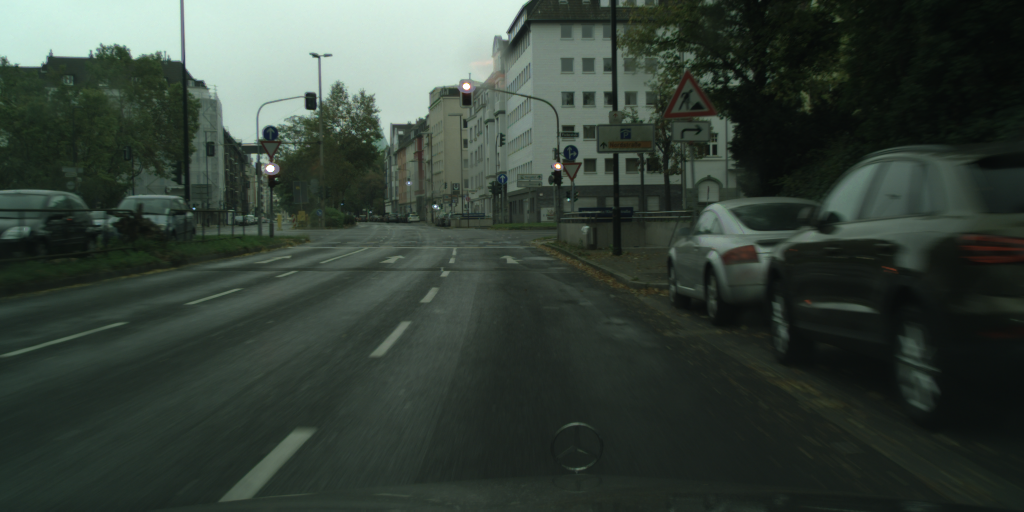
#> input picture phase_I/data/dusseldorf_000049_000024_leftImg8bit.png, 2048 x 1024 px (shown at 1/2 size); its folder holds only this picture in this run
$ python run_attention.py --image data/dusseldorf_000049_000024_leftImg8bit.png --dir data
#> lines starting #> are read from the running program, lines starting #| are printed output that depends on the picture; after the words box and inside, x2 and y2 are one past the last pixel; in counts of white or black regions, pixels touching at a corner belong together
#> in test_find_tfl_lights, image is the input picture: shape (1024, 2048, 3); mean R, G, B 53.7, 64.6, 56.4
try:
    print("Elementary imports: ")
    import os
    import json
    import glob
    import argparse

    print("numpy/scipy imports:")
    import numpy as np
    from scipy import signal as sg
    import scipy.ndimage as ndimage
    from scipy.ndimage.filters import maximum_filter

    print("PIL imports:")
    from PIL import Image

    print("matplotlib imports:")
    import matplotlib.pyplot as plt

except ImportError:
    print("Need to fix the installation")
    raise

print("All imports okay. Yay!")


def non_max_suppression(dim, result, c_image, color):

    x = []
    y = []
    image_height, image_width = result.shape[:2]

    for i in range(0, image_height - dim, dim):
        for j in range(0, image_width - dim, dim):
            index = np.argmax(result[i:i + dim, j:j + dim])
            a = np.amax(result[i:i + dim, j:j + dim])

            if a > 80:
                x.append(index // dim + i)
                y.append(index % dim + j)
                c_image[index // dim + i, index % dim + j] = color

    return x, y


def get_tfl_lights(color_img, filter_kernel, c_image, dim, color):

    grad = sg.convolve2d(color_img, filter_kernel, boundary='symm', mode='same')
    result = ndimage.maximum_filter(grad, size=5)
    x_coord, y_coord = non_max_suppression(dim, result, c_image, color)

    return x_coord, y_coord


def print_picture(im_green, c_image, result, grad):

    fig, (ax_orig, ax_mag, ax_ang) = plt.subplots(3, 1, figsize=(12, 30))
    ax_orig.imshow(im_green)
    ax_orig.set_title('Original')
    ax_orig.set_axis_off()
    ax_mag.imshow(np.absolute(grad))
    ax_mag.set_title('Gradient magnitude')
    ax_mag.set_axis_off()
    ax_ang.imshow(np.absolute(result))
    ax_ang.set_title('Gradient orientation')
    ax_ang.set_axis_off()
    fig.show()
    fig, (max_mag) = plt.subplots(1, 1, figsize=(6, 15))
    max_mag.set_axis_off()
    max_mag.imshow(np.absolute(c_image))
    fig.show()


def get_kernel():

    kernel = np.array([[-2 / 324, -2 / 324, -2 / 324, -2 / 324, -2 / 324, -2 / 324, -2 / 324, -2 / 324, -2 / 324, -2 / 324, -2 / 324, -2 / 324, -2 / 324, -2 / 324, -2 / 324, -2/324, -2/324, -2/324],
                       [-2 / 324, -2 / 324, -1 / 324, -1 / 324, -1 / 324, -1 / 324, -1 / 324, -1 / 324, -1 / 324, -1 / 324, -1 / 324, -1 / 324, -1 / 324, -1 / 324, -1 / 324, -1/324, -2/324, -2/324],
                       [-2 / 324, -1 / 324, -1 / 324, -1 / 324, -1 / 324, -1 / 324, -1 / 324, -1 / 324, -1 / 324, -1 / 324, -1 / 324, -1 / 324, -1 / 324, -1 / 324, -1 / 324, -1/324, -1/324, -2/324],
                       [-2 / 324, -1 / 324, -1 / 324, -1 / 324, -1 / 324, -1 / 324, -1 / 324, -1 / 324, -1 / 324, -1 / 324, -1 / 324, -1 / 324, -1 / 324, -1 / 324, -1 / 324, -1/324, -1/324, -2/324],
                       [-2 / 324, -1 / 324, -1 / 324, -1 / 324, -1 / 324, -2 / 324, -2 / 324, -1 / 324, -1 / 324, -1 / 324, -1 / 324, -1 / 324, -2 / 324, -1 / 324, -1 / 324, -1/324, -1/324, -2/324],
                       [-2 / 324, -1 / 324, -1 / 324, -1 / 324, -1 / 324, -2 / 324, -2 / 324, -2 / 324, -2 / 324, -2 / 324, -2 / 324, -2 / 324, -2 / 324, -1 / 324, -1 / 324, -1/324, -1/324, -2/324],
                       [-2 / 324, -1 / 324, -1 / 324, -1 / 324, -1 / 324, -2 / 324, 11 / 324, 11 / 324, 11 / 324, 11 / 324, 11 / 324, 11 / 324, -2 / 324, -1 / 324, -1 / 324, -1/324, -1/324, -2/324],
                       [-2 / 324, -1 / 324, -1 / 324, -1 / 324, -1 / 324, -2 / 324, 11 / 324, 11 / 324, 11 / 324, 11 / 324, 11 / 324, 11 / 324, -2 / 324, -1 / 324, -1 / 324, -1/324, -1/324, -2/324],
                       [-2 / 324, -1 / 324, -1 / 324, -1 / 324, -1 / 324, -2 / 324, 11 / 324, 11 / 324, 11 / 324, 11 / 324, 11 / 324, 11 / 324, -2 / 324, -1 / 324, -1 / 324, -1/324, -1/324, -2/324],
                       [-2 / 324, -1 / 324, -1 / 324, -1 / 324, -1 / 324, -2 / 324, 11 / 324, 11 / 324, 11 / 324, 11 / 324, 11 / 324, 11 / 324, -2 / 324, -1 / 324, -1 / 324, -1/324, -1/324, -2/324],
                       [-2 / 324, -1 / 324, -1 / 324, -1 / 324, -1 / 324, -2 / 324, 11 / 324, 11 / 324, 11 / 324, 11 / 324, 11 / 324, 11 / 324, -2 / 324, -1 / 324, -1 / 324, -1/324, -1/324, -2/324],
                       [-2 / 324, -1 / 324, -1 / 324, -1 / 324, -1 / 324, -2 / 324, 11 / 324, 11 / 324, 11 / 324, 11 / 324, 11 / 324, 11 / 324, -2 / 324, -1 / 324, -1 / 324, -1/324, -1/324, -2/324],
                       [-2 / 324, -1 / 324, -1 / 324, -1 / 324, -1 / 324, -2 / 324, -2 / 324, -2 / 324, -2 / 324, -2 / 324, -2 / 324, -2 / 324, -2 / 324, -1 / 324, -1 / 324, -1/324, -1/324, -2/324],
                       [-2 / 324, -1 / 324, -1 / 324, -1 / 324, -1 / 324, -2 / 324, -2 / 324, -1 / 324, -1 / 324, -1 / 324, -1 / 324, -2 / 324, -2 / 324, -1 / 324, -1 / 324, -1/324, -1/324, -2/324],
                       [-2 / 324, -1 / 324, -1 / 324, -1 / 324, -1 / 324, -1 / 324, -1 / 324, -1 / 324, -1 / 324, -1 / 324, -1 / 324, -1 / 324, -1 / 324, -1 / 324, -1 / 324, -1/324, -1/324, -2/324],
                       [-2 / 324, -1 / 324, -1 / 324, -1 / 324, -1 / 324, -1 / 324, -1 / 324, -1 / 324, -1 / 324, -1 / 324, -1 / 324, -1 / 324, -1 / 324, -1 / 324, -1 / 324, -1/324, -1/324, -2/324],
                       [-2 / 324, -2 / 324, -1 / 324, -1 / 324, -1 / 324, -1 / 324, -1 / 324, -1 / 324, -1 / 324, -1 / 324, -1 / 324, -1 / 324, -1 / 324, -1 / 324, -1 / 324, -1/324, -2/324, -2/324],
                       [-2 / 324, -2 / 324, -2 / 324, -2 / 324, -2 / 324, -2 / 324, -2 / 324, -2 / 324, -2 / 324, -2 / 324, -2 / 324, -2 / 324, -2 / 324, -2 / 324, -2 / 324, -2/324, -2/324, -2/324]])  # Gx + j*Gy
    return kernel


def find_tfl_lights(c_image: np.ndarray, **kwargs):
    """
    Detect candidates for TFL lights. Use c_image, kwargs and you imagination to implement
    :param c_image: The image itself as np.uint8, shape of (H, W, 3)
    :param kwargs: Whatever config you want to pass in here
    :return: 4-tuple of x_red, y_red, x_green, y_green
    """

    red_img = c_image[:, :, 0]
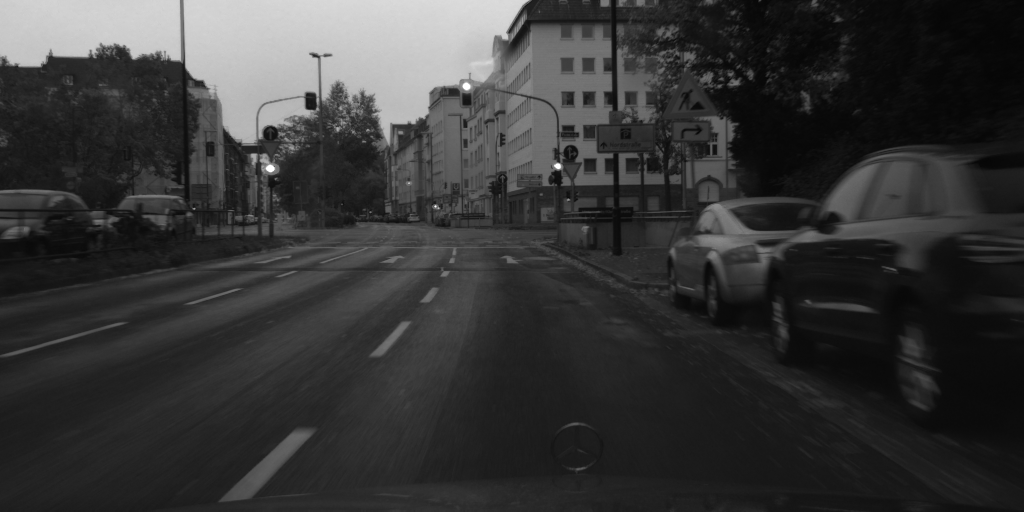
#> red_img: shape (1024, 2048) (shown at 1/2 size); min 0, max 255, mean 53.7
    green_img = c_image[:, :, 1]
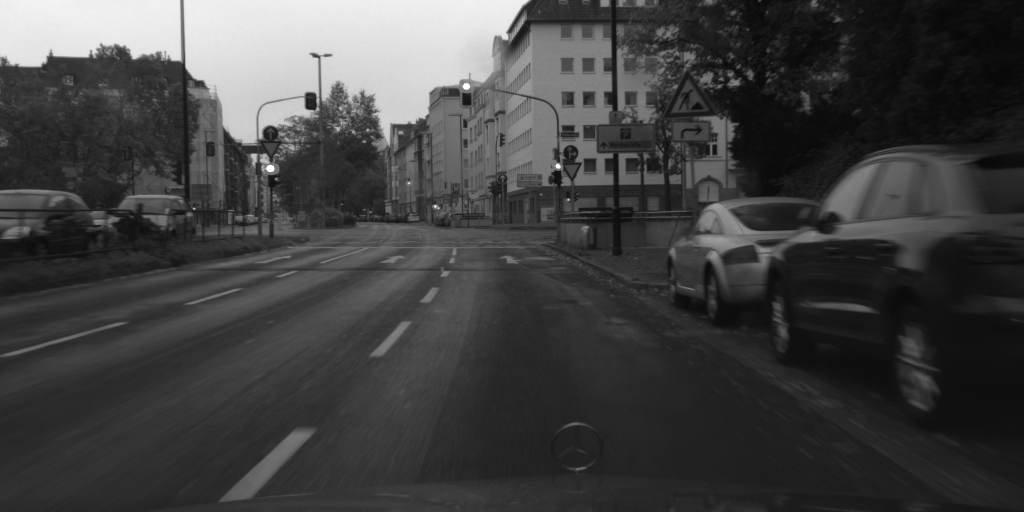
#> green_img: shape (1024, 2048) (shown at 1/2 size); min 8, max 255, mean 64.6

    filter_kernel = get_kernel()

    y_red, x_red = get_tfl_lights(red_img, filter_kernel, c_image, 14, [255, 0, 0])
#> in get_tfl_lights, `grad = sg.convolve2d(color_img, filter_kernel, boundary='symm', mode='..`:
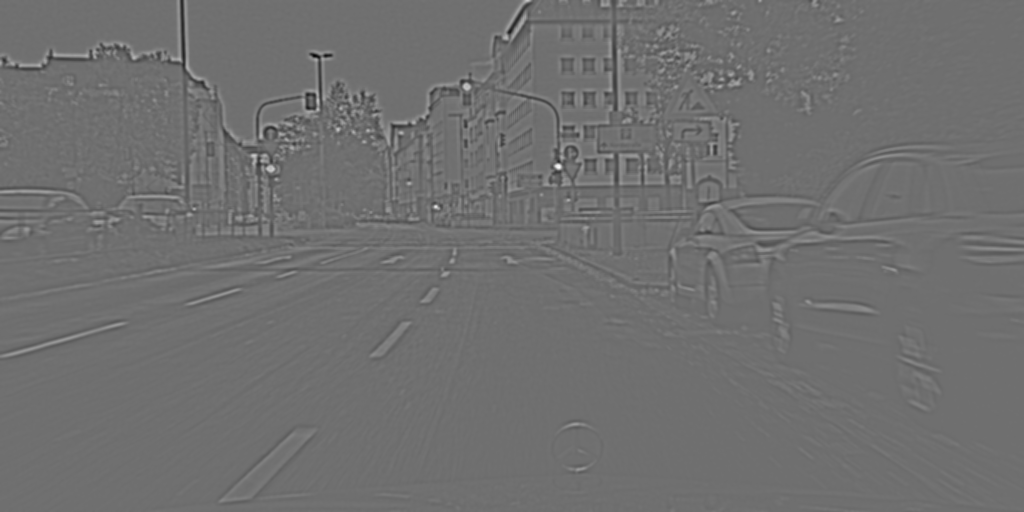
#> grad: shape (1024, 2048) float64 (shown at 1/2 size); min -113.2, max 145.5, mean 0.2; drawn with min black and max white
#> in get_tfl_lights, `result = ndimage.maximum_filter(grad, size=5)`:
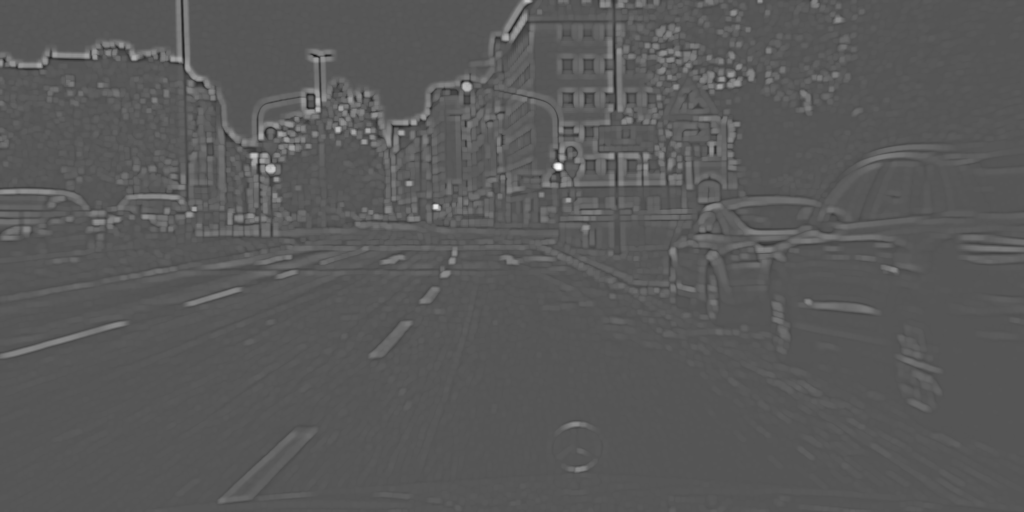
#> result: shape (1024, 2048) float64 (shown at 1/2 size); min -72.93, max 145.5, mean 3.5; drawn with min black and max white
#> after the loop in non_max_suppression, `for i in range(0, image_height - dim, dim):`: x = [0, 171, 173, 199, 217, 257, 308, 308, 335, 335, 332, 332, 336, 336, 336, 336, 410, 410]; y = [1052, 927, 938, 633, 633, 674, 503, 506, 544, 546, 1116, 1120, 544, 546, 1116, 1120, 867, 870]
#> in get_tfl_lights, `x_coord, y_coord = non_max_suppression(dim, result, c_image, color)`: x_coord has the same summary as x in non_max_suppression; y_coord has the same summary as y in non_max_suppression
#> y_red has the same summary as x in non_max_suppression; x_red has the same summary as y in non_max_suppression
#> red_img: shape (1024, 2048); under 0.01% of pixels changed, all inside (x1, y1, x2, y2) = (503, 0, 1121, 411)
    y_green, x_green = get_tfl_lights(green_img, filter_kernel, c_image, 18, [0, 255, 0])
#> after the loop in non_max_suppression (call 2), `for i in range(0, image_height - dim, dim):`: c_image: shape (1024, 2048, 3); mean R, G, B 53.7, 64.6, 56.4
#> y_green = 33 values, max 416 at index 31, min 0 at index 0, mean 267.7; x_green = 33 values, max 1134 at index 30, min 266 at index 1, mean 671.4
#> green_img: shape (1024, 2048); under 0.01% of pixels changed, all inside (x1, y1, x2, y2) = (266, 0, 1135, 417)

    return x_red, y_red, x_green, y_green


def show_image_and_gt(image, objs, fig_num=None):

    plt.figure(fig_num).clf()
    plt.imshow(image)
    labels = set()

    if objs is not None:
        for o in objs:
            poly = np.array(o['polygon'])[list(np.arange(len(o['polygon']))) + [0]]
            plt.plot(poly[:, 0], poly[:, 1], 'r', label=o['label'])
            labels.add(o['label'])

        if len(labels) > 1:
            plt.legend()


def test_find_tfl_lights(image_path, json_path=None, fig_num=None):
    """
    Run the attention code
    """
    image = np.array(Image.open(image_path))
    if json_path is None:
        objects = None

    else:
        gt_data = json.load(open(json_path))
        what = ['traffic light']
        objects = [o for o in gt_data['objects'] if o['label'] in what]

    show_image_and_gt(image, objects, fig_num)
    red_x, red_y, green_x, green_y = find_tfl_lights(image, some_threshold=42)
#> red_x has the same summary as y in non_max_suppression; red_y has the same summary as x in non_max_suppression; green_x has the same summary as x_green in find_tfl_lights; green_y has the same summary as y_green in find_tfl_lights
    plt.plot(red_x, red_y, 'ro', color='r', markersize=4)
    plt.plot(green_x, green_y, 'ro', color='g', markersize=4)


def main(argv=None):

    """It's nice to have a standalone tester for the algorithm.
    Consider looping over some images from here, so you can manually exmine the results
    Keep this functionality even after you have all system running, because you sometime want to debug/improve a module
    :param argv: In case you want to programmatically run this"""
    parser = argparse.ArgumentParser("Test TFL attention mechanism")
    parser.add_argument('-i', '--image', type=str, help='Path to an image')
    parser.add_argument("-j", "--json", type=str, help="Path to json GT for comparison")
    parser.add_argument('-d', '--dir', type=str, help='Directory to scan images in')

    args = parser.parse_args(argv)
    default_base = 'data'

    if args.dir is None:
        args.dir = default_base
    flist = glob.glob(os.path.join(args.dir, '*_leftImg8bit.png'))

    for image in flist:
        json_fn = image.replace('_leftImg8bit.png', '_gtFine_polygons.json')
        if not os.path.exists(json_fn):
            json_fn = None
        test_find_tfl_lights(image, json_fn)

    if len(flist):
        print("You should now see some images, with the ground truth marked on them. Close all to quit.")

    else:
        print("Bad configuration?? Didn't find any picture to show")
    plt.show(block=True)
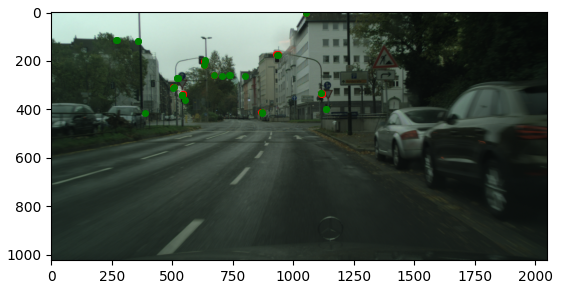
#> figure drawn by matplotlib, 1 panel


if __name__ == '__main__':
    main()

$ run again, on phase_I/data/dusseldorf_000049_000026_leftImg8bit.png
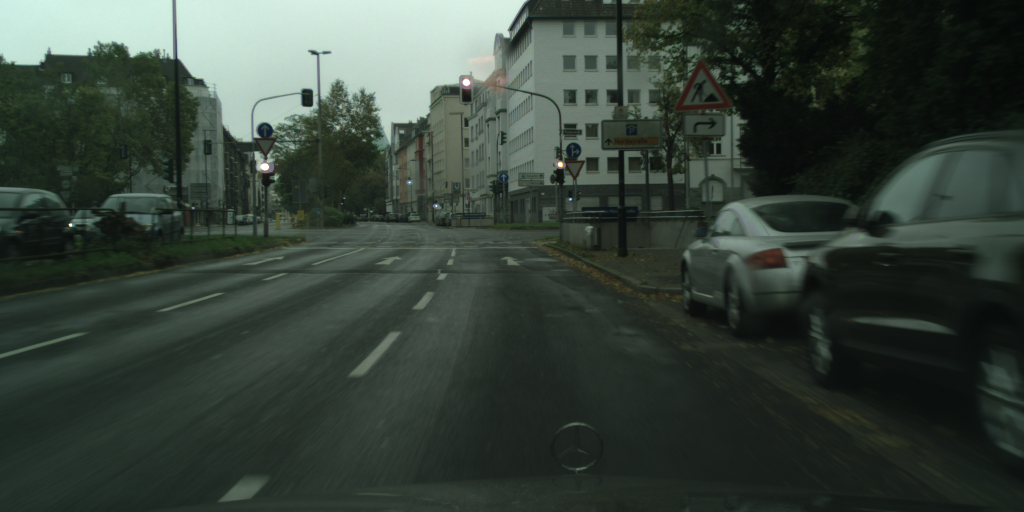
#> input picture phase_I/data/dusseldorf_000049_000026_leftImg8bit.png, 2048 x 1024 px (shown at 1/2 size)
#> in test_find_tfl_lights, image is the input picture: shape (1024, 2048, 3); mean R, G, B 54.2, 65.4, 57.1
#> in get_tfl_lights, `result = ndimage.maximum_filter(grad, size=5)`:
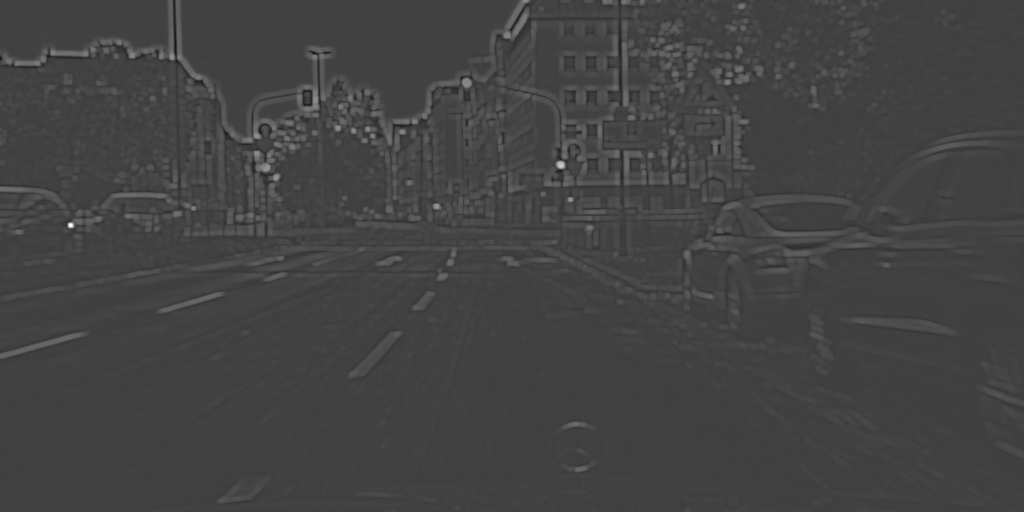
#> result: shape (1024, 2048) float64 (shown at 1/2 size); min -72.44, max 214, mean 3.6; drawn with min black and max white
#> after the loop in non_max_suppression, `for i in range(0, image_height - dim, dim):`: x = 29 values, max 448 at index 27, min 0 at index 0, mean 279.1; y = 29 values, max 1138 at index 23, min 139 at index 25, mean 658.2
#> x_coord has the same summary as x in non_max_suppression; y_coord has the same summary as y in non_max_suppression
#> y_red has the same summary as x in non_max_suppression; x_red has the same summary as y in non_max_suppression
#> y_green = 37 values, max 450 at index 35, min 70 at index 0, mean 271.9; x_green = 37 values, max 1138 at index 29, min 139 at index 33, mean 689.2
#> red_x has the same summary as y in non_max_suppression; red_y has the same summary as x in non_max_suppression; green_x has the same summary as x_green in find_tfl_lights; green_y has the same summary as y_green in find_tfl_lights
#> in main, `plt.show(block=True)`:
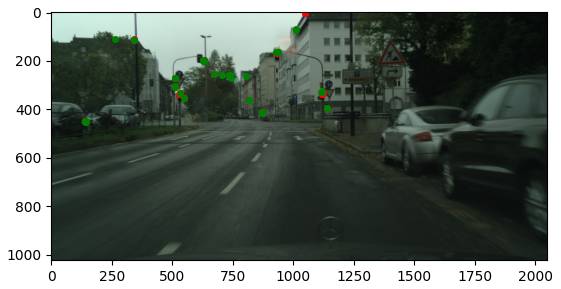
#> figure drawn by matplotlib, 1 panel
